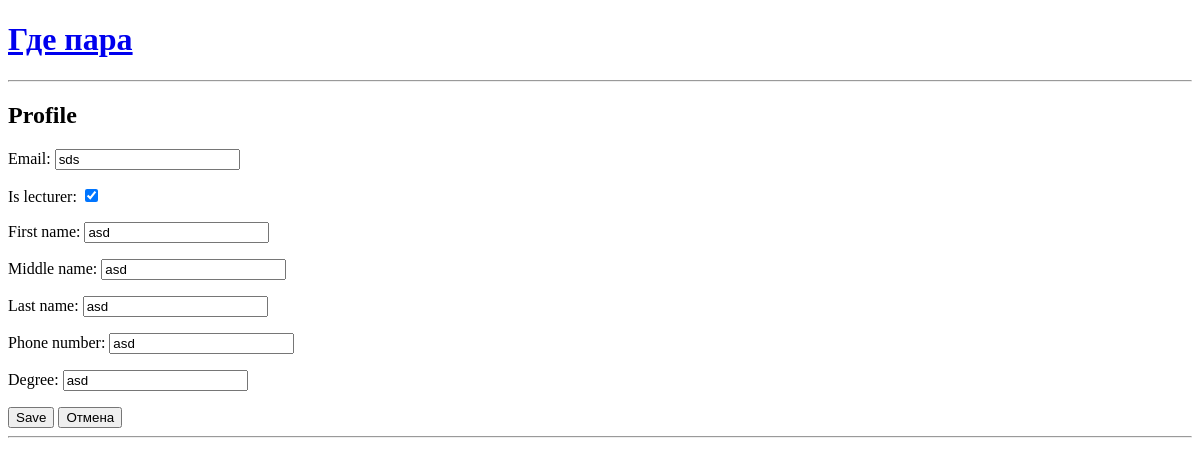
Page /profile_edit/ (signed in) on the earlier database version.
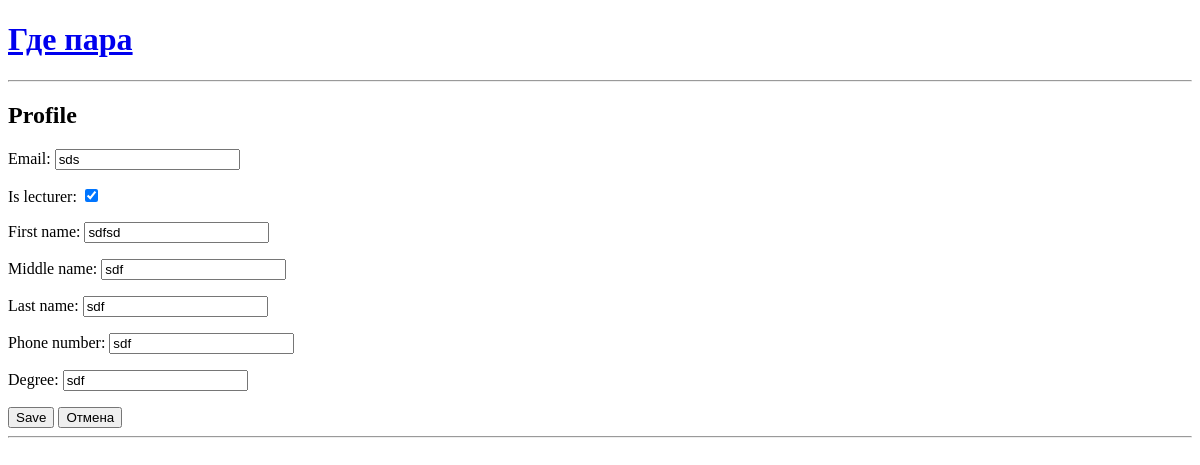
Same page on the later database version.
### core/models.py (models this page shows)
class UserProfile(models.Model):
    user = models.ForeignKey('auth.User')
    first_name = models.CharField(max_length=30)
    middle_name = models.CharField(max_length=30)
    last_name = models.CharField(max_length=30)
    phone_number = models.CharField(max_length=30)
    email = models.CharField(max_length=30)
    degree = models.CharField(max_length=30)
    is_lecturer = models.BooleanField()
    group_key = models.ForeignKey('Group', null=True)

### core/views.py (the view, shortened to what this page needs)
# urls.py: url(r'^profile_edit/$', core_views.profile_edit, name='profile_edit'),
def profile_edit(request):
    if request.user.is_authenticated() == False:
        return render(request, 'index.html')
    profile = UserProfile.objects.get(user=request.user)
    form = UserProfileForm(instance = profile)
    return render(request, 'profile_edit.html', {'form': form})

### core/forms.py
class UserProfileForm(ModelForm):
    def __init__(self, *args, **kwargs):
        super(UserProfileForm, self).__init__(*args, **kwargs)
        self.fields['email'].required = True
        self.fields['is_lecturer'].required = False
        self.fields['first_name'].required = False
        self.fields['middle_name'].required = False
        self.fields['last_name'].required = False
        self.fields['phone_number'].required = False
        self.fields['degree'].required = False
    class Meta:
        model = UserProfile
        fields = ['email', 'is_lecturer', 'first_name', 'middle_name', 'last_name', 'phone_number', 'degree']

### templates/profile_edit.html (shortened to what this page needs)
{% extends 'base.html' %}
{% block content %}
  <h2>Profile</h2>
  <form method="post">
    {{ form.as_p }}
    <button type="submit">Save</button>
	<button type="button" class="btn btn-xl" onclick="javascript:history.go(-1);">Отмена</button>
</form>
{% endblock %}

### templates/base.html (shortened to what this page needs)
<!DOCTYPE html>
<html>
<head>
</head>
<body>
  <header>
    <h1><a href="{% url 'home' %}">Где пара</a></h1>
  </header>
  <hr>
  <main>
    {% block content %}
    {% endblock %}
  </main>
  <hr>
</body>
</html>

Differences in the rows shown:
changed UserProfile "sds": first_name "asd" → "sdfsd"; middle_name "asd" → "sdf"; last_name "asd" → "sdf"; phone_number "asd" → "sdf"; degree "asd" → "sdf"
